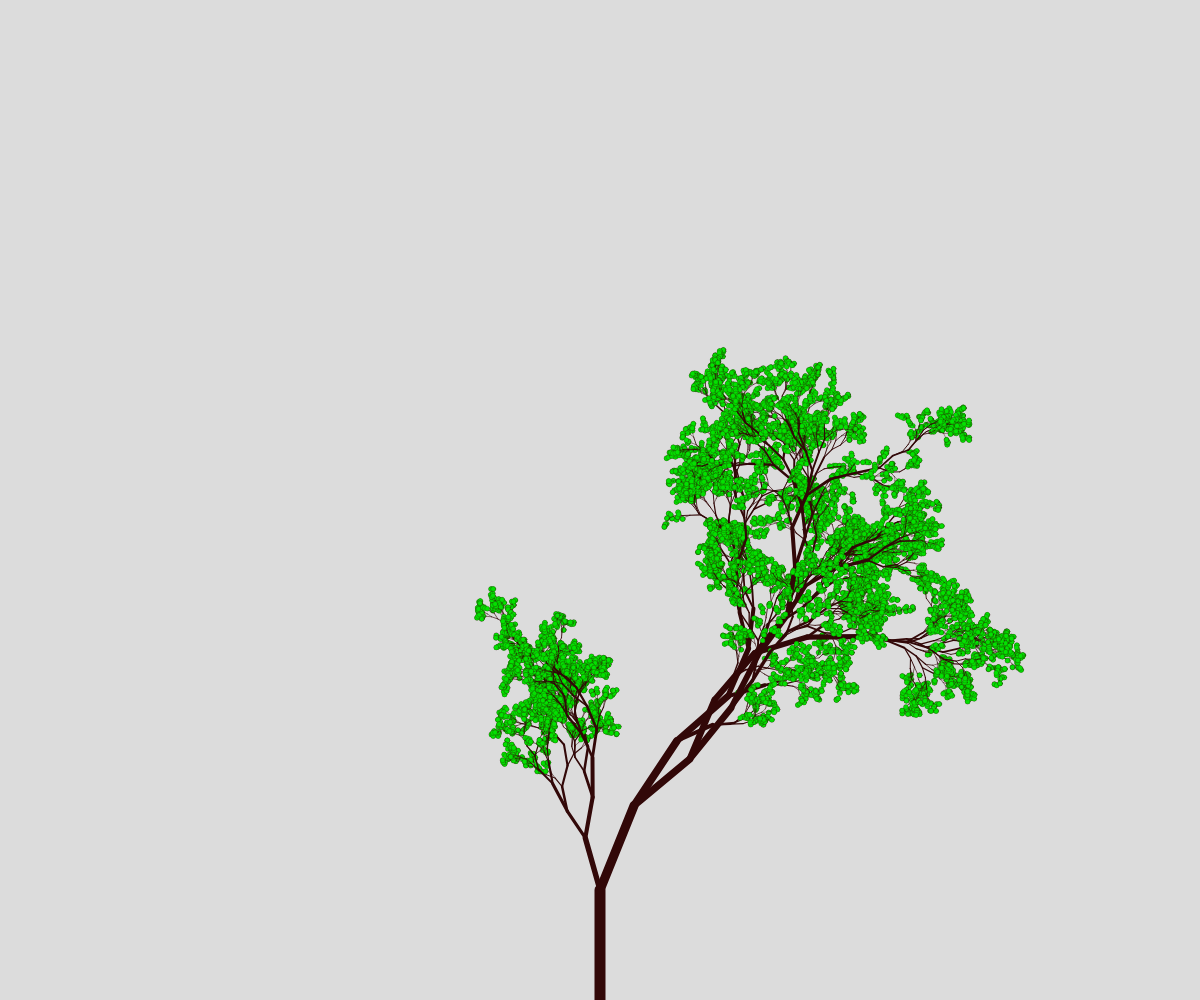
Frame 1 (no input)
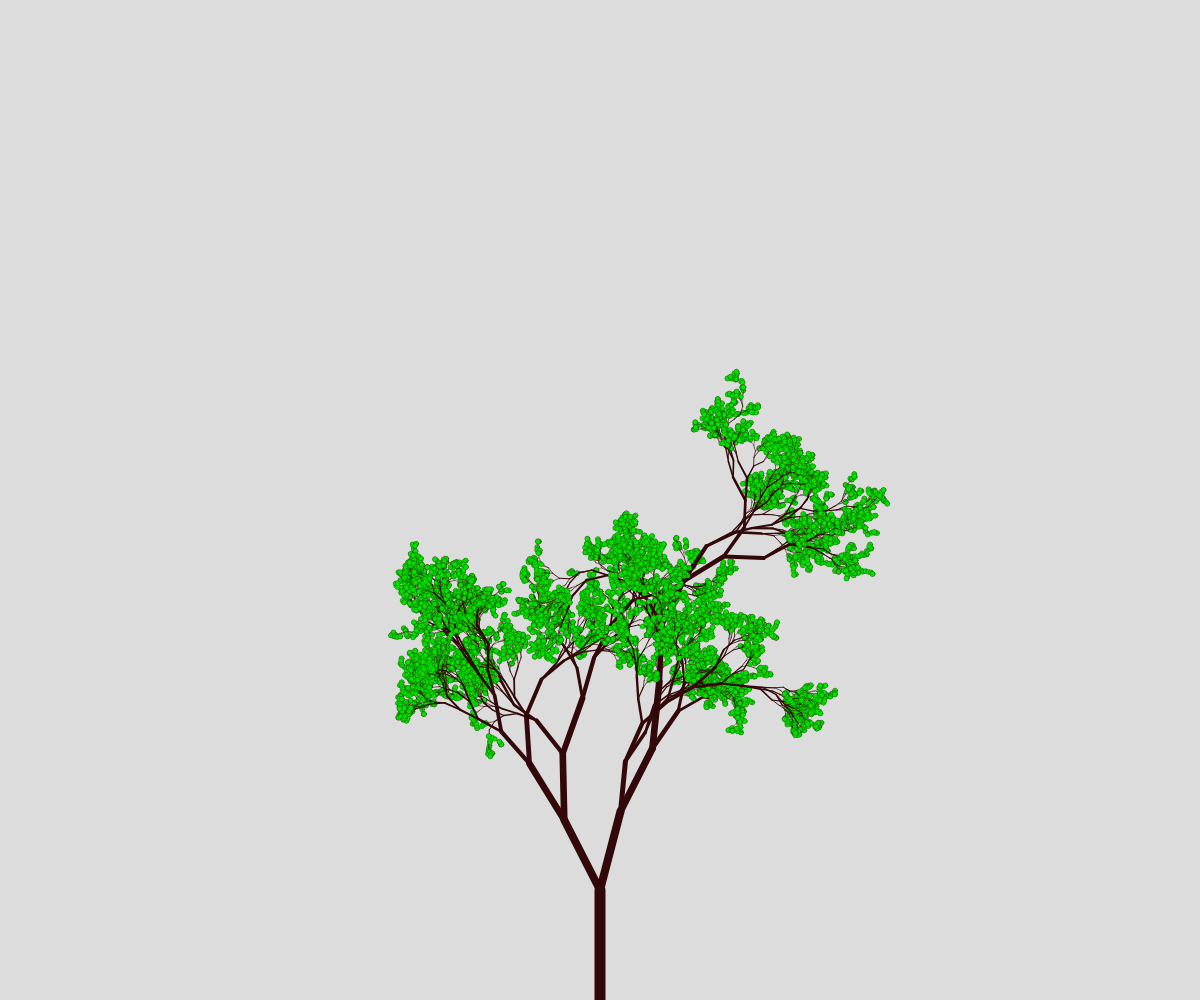
Frame 2 (the mouse pressed at the canvas centre, redrawn once)

The p5.js sketch that drew these frames (run headless with seeded random() and noise() and a simulated clock; the mouse was pressed at the canvas centre and the sketch redrawn once):

// p5.js sketch
// ── sketch.js
var delta;
var pi;
var j=2;

function setup() {
  createCanvas(windowWidth, windowHeight);
  pi=PI;
  delta=(pi/6+pi/4)/2;
}

function draw() {
  background(220);
  branch(110,pi/2,width/2,height);
  noLoop();
}

function branch(l,o,x,y){
  if(l<2)
    {
      fill(3,225,1);
      ellipse(x,y,5,5);
    }
  
  else
    {
      stroke(50,8,8);
      strokeWeight(l/10);
      line(x,y,x+l*cos(o),y-l*sin(o));
      for(var i=0;i<j;i++){
      branch(l*2/3*random(0.65,1.48),o+delta*random(-1,1),x+l*cos(o),y-l*sin(o));
      }
    }
}
